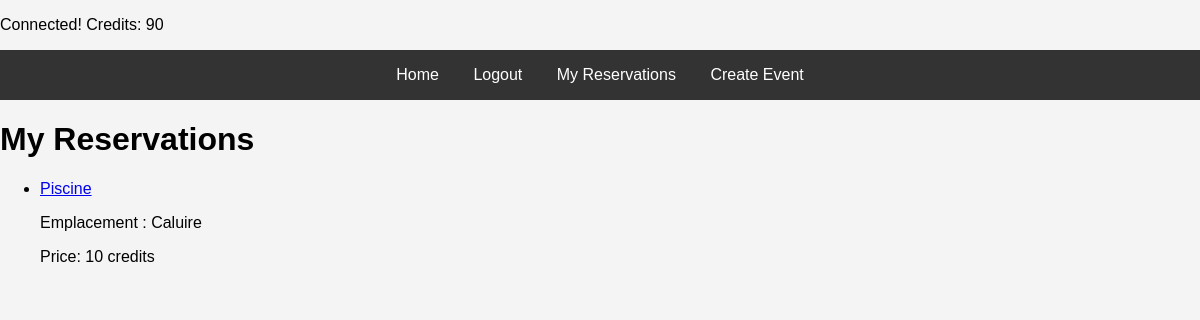
Page /my_reservations (signed in) on the committed database.
### app.py (models this page shows)
class User(db.Model):
    id = db.Column(db.Integer, primary_key=True)
    username = db.Column(db.String(150), unique=True, nullable=False)
    password = db.Column(db.String(150), nullable=False)
    credits = db.Column(db.Integer, nullable=False, default=0)

class Reservation(db.Model):
    id = db.Column(db.Integer, primary_key=True)
    user_id = db.Column(db.Integer, db.ForeignKey('user.id'), nullable=False)
    event_id = db.Column(db.Integer, db.ForeignKey('event.id'), nullable=False)
    user = db.relationship('User', backref=db.backref('reservations', lazy=True))
    event = db.relationship('Event', backref=db.backref('reservations', lazy=True))

class Event(db.Model):
    id = db.Column(db.Integer, primary_key=True)
    name = db.Column(db.String(150), nullable=False)
    description = db.Column(db.Text, nullable=False)
    price = db.Column(db.Integer, nullable=False)

### app.py (the view)
@app.route('/my_reservations')
def my_reservations():
    if not g.user:
        return redirect(url_for('login'))
    reservations = Reservation.query.filter_by(user_id=g.user.id).all()
    return render_template('my_reservations.html', reservations=reservations)

### app.py (called while the page is built)
@app.before_request
def before_request():
    g.user = None
    if 'user_id' in session:
        g.user = User.query.get(session['user_id'])

@app.context_processor
def inject_user():
    return dict(user=g.user)

### templates/my_reservations.html
{% extends 'base.html' %}
{% block content %}
<h1>My Reservations</h1>
<ul>
    {% for reservation in reservations %}
        <li>
            <a href="{{ url_for('event', event_id=reservation.event.id) }}">{{ reservation.event.name }}</a>
            <p>{{ reservation.event.description }}</p>
            <p>Price: {{ reservation.event.price }} credits</p>
        </li>
    {% endfor %}
</ul>
{% endblock %}

### templates/base.html (shortened to what this page needs)
<!DOCTYPE html>
<html lang="en">
<head>
    <link rel="stylesheet" href="{{ url_for('static', filename='style.css') }}">
</head>
<body>
    {% if user %}
        <p>Connected! Credits: {{ user.credits }}</p>
    {% endif %}
    <nav>
        <a href="{{ url_for('index') }}">Home</a>
        {% if user %}
            <a href="{{ url_for('logout') }}">Logout</a>
            <a href="{{ url_for('my_reservations') }}">My Reservations</a>
        {% else %}
            <a href="{{ url_for('login') }}">Login</a>
            <a href="{{ url_for('register') }}">Register</a>
        {% endif %}
        <a href="{{ url_for('create_event') }}">Create Event</a>
    </nav>
    <div>
        {% block content %}
        {% endblock %}
    </div>
</body>
</html>

### static/style.css (style rules this page uses)
body { font-family: Arial, sans-serif; background-color: #f4f4f4; margin: 0; padding: 0; }
nav { background-color: #333; color: #fff; padding: 1em; text-align: center; }
nav a { color: #fff; margin: 0 15px; text-decoration: none; }

### rows in the picture
User: credits "90"
Reservation: event.name "Piscine", event.description "Emplacement : Caluire", event.price "10"
